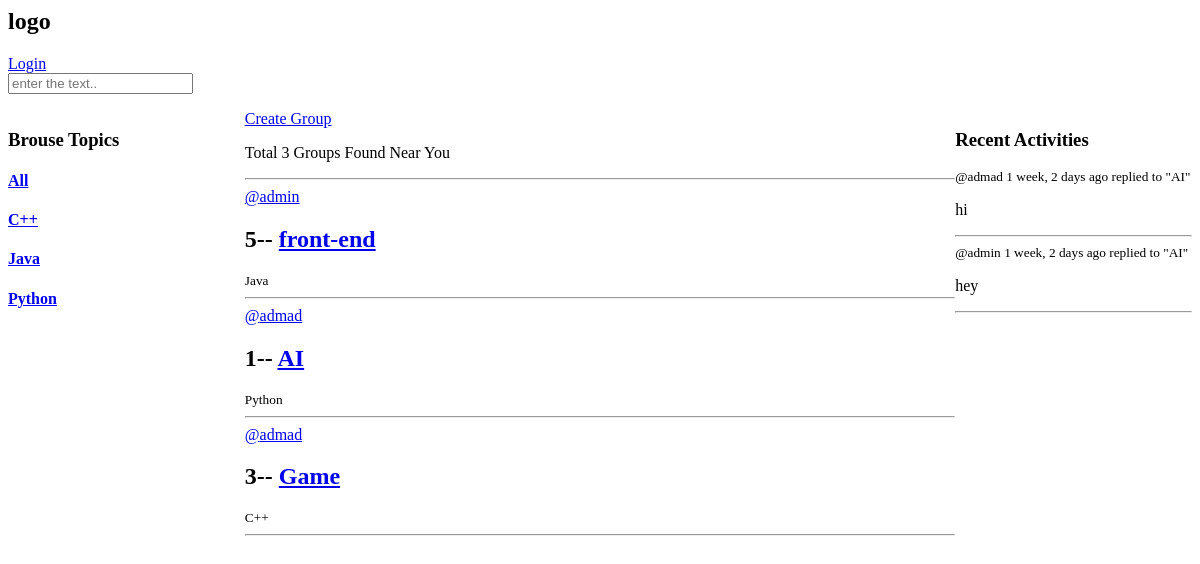
The app's page /, older data.
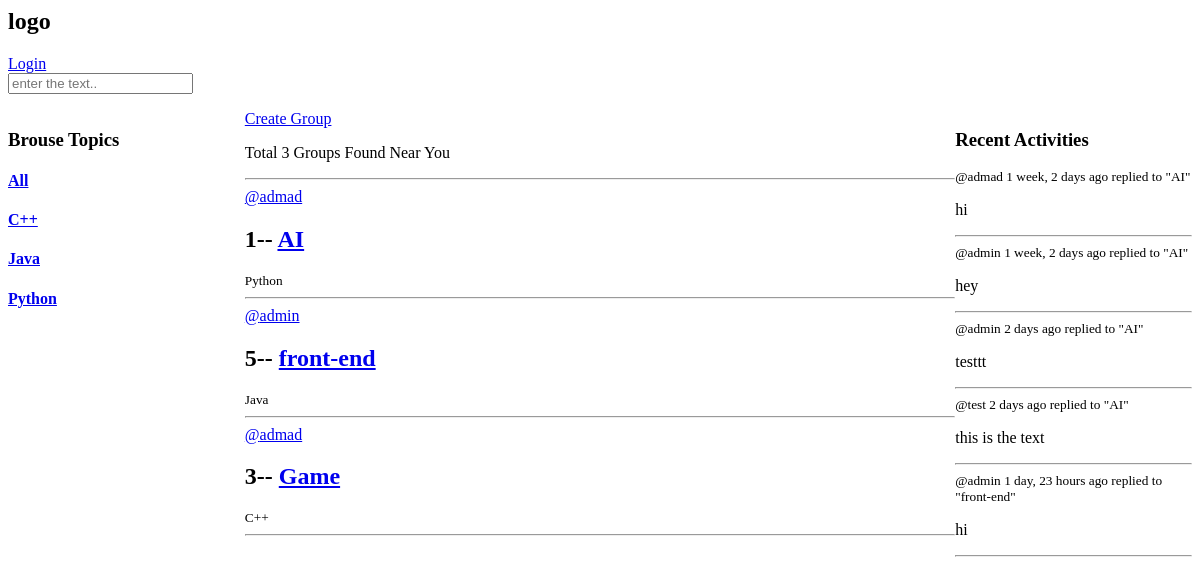
The same page, newer data.
### main/models.py (models this page shows, shortened)
class Topic (models.Model):
    name = models.CharField(max_length=200)
    def __str__(self):
        return self.name

class Group(models.Model):
    host = models.ForeignKey(User, on_delete=models.SET_NULL, null=True)
    topic = models.ForeignKey(Topic, on_delete=models.CASCADE)
    name = models.CharField(max_length=200)
    discription = models.TextField(null=True, blank=True)
    participants = models.ManyToManyField(User, related_name='participants', blank=False)
    updated = models.DateTimeField(auto_now=True)
    created = models.DateTimeField(auto_now_add=True)
    class Meta:
        ordering = ['-updated', '-created']

class Message(models.Model):
    sender = models.ForeignKey(User, on_delete=models.CASCADE)
    group = models.ForeignKey("Group", on_delete=models.CASCADE)
    body = models.TextField()
    updated = models.DateTimeField(auto_now=True)
    created = models.DateTimeField(auto_now_add=True)

### main/views.py (the view)
# urls.py: 2. Add a URL to urlpatterns:  path('', views.home, name='home')
def home (request):
    q = request.GET.get('q') if request.GET.get('q') != None else ''
    groups = Group.objects.filter(
        Q(topic__name__icontains=q) |
        Q(name__icontains=q) |
        Q(discription__icontains=q) |
        Q(host__username__icontains=q)
    )
    msgs = []
    for group in groups:
        msgs+=group.message_set.all()
    topics = Topic.objects.all()
    return render(request, 'main/home.html', {
        'groups':groups,
        'topics': topics,
        'group_count': groups.count(),
        'msgs': msgs,
        })

### main/templates/main/home.html (shortened to what this page needs)
{% extends "base.html" %} {% block content %}
<div class="main-div">
  <div>{% include "main/components/topics.html" %}</div>
  <div>{% include "main/components/feed.html" %}</div>
  <div>{% include "main/components/recent_activity.html" %}</div>
</div>
{% endblock content %}

### templates/base.html (shortened to what this page needs)
{% include "navbar.html" %}
<!DOCTYPE html>
<html lang="en">
<head>
</head>
<body>
    {% block content %}{% endblock %}
</body>
</html>

### templates/navbar.html
<nav>
  <h1>logo</h1>
  {% if request.user.is_authenticated %}
    <a href="{% url 'logout' %}">Logout</a>
    <h3>{{request.user.username}}</h3>
  {% else %}
    <a href="{% url 'login' %}">Login</a>
  {% endif %}
  <form action="{% url "main-home" %}" method="get">
    <input type="text" name="q" placeholder="enter the text..">
  </form>
</nav>

### main/templates/main/components/topics.html
<h3>Brouse Topics</h3>
<a href="{% url 'main-home' %}"><h4>All</h4></a>
{% for topic in topics %}
<a href="{% url 'main-home' %}?q={{topic.name}}"><h4>{{topic}}</h4></a>
{% endfor %}

### main/templates/main/components/feed.html (shortened to what this page needs)
<a href="{% url "create-group" %}">Create Group</a>
<p>Total {{group_count}} Groups Found Near You</p>
<hr>
{% for group in groups %}
<span><a href="{% url 'users-profile' group.host.id %}">@{{group.host.username}}</a></span>
    <h2>{{group.id}}-- <a href="{% url 'group-veiw' group.id %}">{{group.name}}</a></h2>
    <small>{{group.topic.name}}</small>
    <hr>
{% endfor %}

### main/templates/main/components/recent_activity.html (shortened to what this page needs)
<h3>Recent Activities</h3>
{% for msg in msgs %}
<small
  >@{{msg.sender}} {{msg.created|timesince }} ago replied to
  "{{msg.group.name}}"</small
>
<p>{{msg.body}}</p>
<hr />
{% endfor %}

### main/templates/main/home.html (style rules this page uses)
.main-div { display: grid; grid-template-columns: 1fr 3fr 1fr; }

Row changes from the older to the newer data that the page shows:
changed Group "AI": moves up the list
added Message: sender "admin", created "2 days", group.name "AI", body "testtt"
added Message: sender "test", created "2 days", group.name "AI", body "this is the text"
added Message: sender "admin", created "1 day, 23 hours", group.name "front-end", body "hi"
